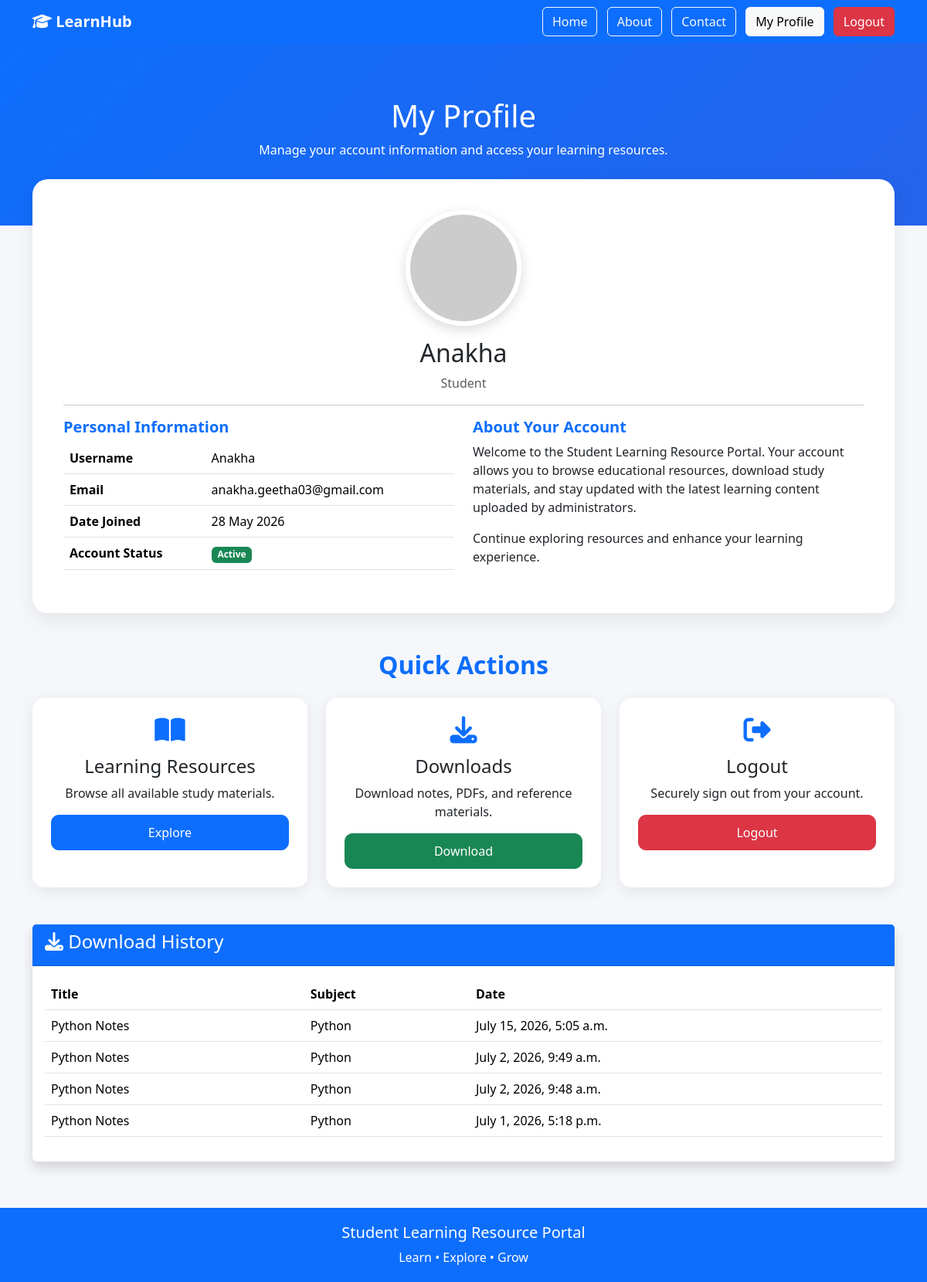
/profile/ (signed in), run on the app's committed database.
### studresourceapp/models.py (models this page shows, shortened)
class DownloadHistory(models.Model):
    user = models.ForeignKey(User, on_delete=models.CASCADE)
    resource = models.ForeignKey(Resource, on_delete=models.CASCADE)
    downloaded_at = models.DateTimeField(auto_now_add=True)

class Resource(models.Model):
    title = models.CharField(max_length=200)
    subject = models.CharField(max_length=100)
    description = models.TextField()
    url = models.URLField()
    file = models.FileField(upload_to='resources/', null=True, blank=True)
    created_at = models.DateTimeField(auto_now_add=True)

### studresourceapp/views.py (the view)
# urls.py: path('profile/', views.profile, name='profile'),
@login_required
def profile(request):
    downloads = DownloadHistory.objects.filter(
        user=request.user
    ).order_by('-downloaded_at')
    return render(request,
                  'profile.html',
                  {
                      'downloads': downloads
                  })

### studresourceapp/templates/profile.html (shortened to what this page needs)
{% load static %}
<!DOCTYPE html>
<html lang="en">
<head>
    <link href="https://cdn.jsdelivr.net/npm/bootstrap@5.3.3/dist/css/bootstrap.min.css" rel="stylesheet">
    <link rel="stylesheet" href="https://cdnjs.cloudflare.com/ajax/libs/font-awesome/6.6.0/css/all.min.css">
</head>
<body>
    <nav class="navbar navbar-expand-lg navbar-dark">
        <div class="container">
            <a class="navbar-brand fw-bold" href="{% url 'home' %}">
                <i class="fas fa-graduation-cap"></i>
                LearnHub
            </a>
            <div>
                <a href="{% url 'home' %}" class="btn btn-outline-light me-2">
                    Home
                </a>
                <a href="{% url 'about' %}" class="btn btn-outline-light me-2">
                    About
                </a>
                <a href="{% url 'contact' %}" class="btn btn-outline-light me-2">
                    Contact
                </a>
                <a href="{% url 'profile' %}" class="btn btn-light me-2">
                    My Profile
                </a>
                <a href="{% url 'logout' %}" class="btn btn-danger">
                    Logout
                </a>
            </div>
        </div>
    </nav>
    <section class="hero">
        <div class="container">
            <h1>
                My Profile
            </h1>
            <p>
                Manage your account information and access your learning resources.
            </p>
        </div>
    </section>
    <div class="container">
        <div class="profile-card">
            <div class="text-center">
                <img src="https://ui-avatars.com/api/?name={{ request.user.username }}&background=0D6EFD&color=fff&size=200"
                    class="profile-img">
                <h2 class="mt-3">
                    {{ request.user.username }}
                </h2>
                <p class="text-muted">
                    Student
                </p>
            </div>
            <hr>
            <div class="row">
                <div class="col-md-6">
                    <h5 class="section-title">
                        Personal Information
                    </h5>
                    <table class="table">
                        <tr>
                            <th>Username</th>
                            <td>{{ request.user.username }}</td>
                        </tr>
                        <tr>
                            <th>Email</th>
                            <td>{{ request.user.email }}</td>
                        </tr>
                        <tr>
                            <th>Date Joined</th>
                            <td>{{ request.user.date_joined|date:"d M Y" }}</td>
                        </tr>
                        <tr>
                            <th>Account Status</th>
                            <td>
                                <span class="badge bg-success">
                                    Active
                                </span>
                            </td>
                        </tr>
                    </table>
                </div>
                <div class="col-md-6">
                    <h5 class="section-title">
                        About Your Account
                    </h5>
                    <p>
                        Welcome to the Student Learning Resource Portal.
                        Your account allows you to browse educational resources, download study materials, and stay
                        updated with the latest learning content uploaded by administrators.
                    </p>
                    <p>
                        Continue exploring resources and enhance your learning experience.
                    </p>
                </div>
            </div>
        </div>
    </div>
    <div class="container mt-5">
        <h2 class="text-center section-title mb-4">
            Quick Actions
        </h2>
        <div class="row g-4">
            <div class="col-md-4">
                <div class="card info-card text-center p-4">
                    <i class="fas fa-book-open"></i>
                    <h4>
                        Learning Resources
                    </h4>
                    <p>
                        Browse all available study materials.
                    </p>
                    <a href="{% url 'home' %}" class="btn btn-primary btn-custom">
                        Explore
                    </a>
                </div>
            </div>
            <div class="col-md-4">
                <div class="card info-card text-center p-4">
                    <i class="fas fa-download"></i>
                    <h4>
                        Downloads
                    </h4>
                    <p>
                        Download notes, PDFs, and reference materials.
                    </p>
                    <a href="{% url 'home' %}" class="btn btn-success btn-custom">
                        Download
                    </a>
                </div>
            </div>
            <div class="col-md-4">
                <div class="card info-card text-center p-4">
                    <i class="fas fa-right-from-bracket"></i>
                    <h4>
                        Logout
                    </h4>
                    <p>
                        Securely sign out from your account.
                    </p>
                    <a href="{% url 'logout' %}" class="btn btn-danger btn-custom">
                        Logout
                    </a>
                </div>
            </div>
        </div>
    </div>
    <div class="container mt-5">
    <div class="card shadow border-0">
        <div class="card-header bg-primary text-white">
            <h4>
                <i class="fas fa-download"></i>
                Download History
            </h4>
        </div>
        <div class="card-body">
            <table class="table table-hover">
                <thead>
                    <tr>
                        <th>Title</th>
                        <th>Subject</th>
                        <th>Date</th>
                    </tr>
                </thead>
                <tbody>
                    {% for item in downloads %}
                    <tr>
                        <td>{{ item.resource.title }}</td>
                        <td>{{ item.resource.subject }}</td>
                        <td>{{ item.downloaded_at }}</td>
                    </tr>
                    {% empty %}
                    <tr>
                        <td colspan="3" class="text-center">
                            No downloads yet.
                        </td>
                    </tr>
                    {% endfor %}
                </tbody>
            </table>
        </div>
    </div>
</div>
    <footer>
        <h5>
            Student Learning Resource Portal
        </h5>
        <p class="mb-0">
            Learn • Explore • Grow
        </p>
    </footer>
</body>
</html>

### studresourceapp/templates/profile.html (style rules this page uses)
body { background: #f5f7fb; font-family: 'Segoe UI', sans-serif; }
.navbar { background: #0d6efd; }
.hero { background: linear-gradient(135deg, #0d6efd, #2563eb); color: white; padding: 70px 0; text-align: center; }
.profile-card { background: white; border: none; border-radius: 20px; box-shadow: 0 8px 25px rgba(0, 0, 0, .08); padding: 40px; margin-top: -60px; }
.profile-img { width: 150px; height: 150px; border-radius: 50%; border: 6px solid white; box-shadow: 0 5px 15px rgba(0, 0, 0, .15); }
.info-card { border: none; border-radius: 15px; box-shadow: 0 5px 20px rgba(0, 0, 0, .08); transition: .3s; height: 100%; }
.info-card i { font-size: 35px; color: #0d6efd; margin-bottom: 15px; }
.section-title { color: #0d6efd; font-weight: bold; }
.btn-custom { border-radius: 10px; padding: 10px 20px; }
footer { margin-top: 60px; background: #0d6efd; color: white; text-align: center; padding: 20px; }

### data on the page
DownloadHistory: resource "Python Notes", resource.subject "Python", downloaded_at "July 15, 2026, 5:05 a.m."
DownloadHistory: resource "Python Notes", resource.subject "Python", downloaded_at "July 2, 2026, 9:49 a.m."
DownloadHistory: resource "Python Notes", resource.subject "Python", downloaded_at "July 2, 2026, 9:48 a.m."
DownloadHistory: resource "Python Notes", resource.subject "Python", downloaded_at "July 1, 2026, 5:18 p.m."

### other printed values
{{ request.user.username }} "Anakha"
{{ request.user.email }} "anakha.geetha03@gmail.com"
{{ request.user.date_joined|date:"d M Y" }} "28 May 2026"
